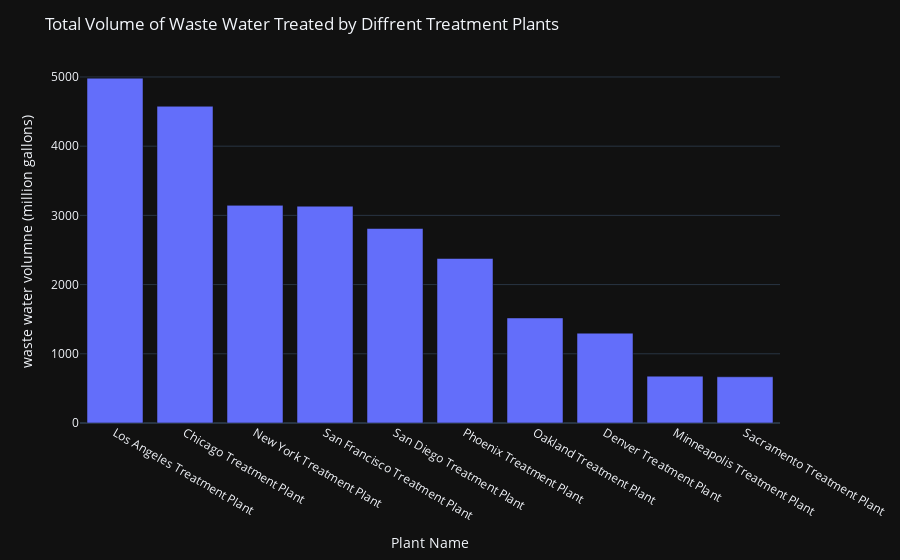

The notebook cell this image was saved under:
### Code cell
# plot total volume of waste water treated by diffrent treatment plants.
fig1 = px.bar(waste_water_group_data.sort_values(by='Volume of Water Treated', ascending = False), x='name',y='Volume of Water Treated')
fig1.update_layout(xaxis_title ='Plant Name', yaxis_title= 'waste water volumne (million gallons)')
fig1.update_layout(title = "Total Volume of Waste Water Treated by Diffrent Treatment Plants",template='plotly_dark')
fig1.show()

### Figure 1 — Plotly figure (JSON) as saved in the notebook; plotly's stock layout.template omitted (floating-point values rounded to 4 significant figures)
{"data": [{"alignmentgroup": "True", "hovertemplate": "name=%{x}<br>Volume of Water Treated=%{y}<extra></extra>", "legendgroup": "", "marker": {"color": "#636efa", "pattern": {"shape": ""}}, "name": "", "offsetgroup": "", "orientation": "v", "showlegend": false, "textposition": "auto", "type": "bar", "x": ["Los Angeles Treatment Plant", "Chicago Treatment Plant", "New York Treatment Plant", "San Francisco Treatment Plant", "San Diego Treatment Plant ", "Phoenix Treatment Plant", "Oakland Treatment Plant", "Denver Treatment Plant", "Minneapolis Treatment Plant", "Sacramento Treatment Plant"], "xaxis": "x", "y": [4983, 4577, 3145, 3133, 2810, 2377, 1518, 1298, 677, 668], "yaxis": "y"}], "layout": {"barmode": "relative", "legend": {"tracegroupgap": 0}, "margin": {"t": 60}, "title": {"text": "Total Volume of Waste Water Treated by Diffrent Treatment Plants"}, "xaxis": {"anchor": "y", "domain": [0, 1], "title": {"text": "Plant Name"}}, "yaxis": {"anchor": "x", "domain": [0, 1], "title": {"text": "waste water volumne (million gallons)"}}}}
